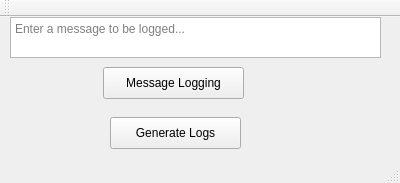
<?xml version="1.0" encoding="UTF-8"?>
<ui version="4.0">
 <class>MainWindow</class>
 <widget class="QMainWindow" name="MainWindow">
  <property name="geometry">
   <rect>
    <x>0</x>
    <y>0</y>
    <width>400</width>
    <height>183</height>
   </rect>
  </property>
  <property name="windowTitle">
   <string>MainWindow</string>
  </property>
  <widget class="QWidget" name="centralWidget">
   <widget class="QPushButton" name="pushButton">
    <property name="geometry">
     <rect>
      <x>103</x>
      <y>50</y>
      <width>141</width>
      <height>32</height>
     </rect>
    </property>
    <property name="text">
     <string>Message Logging</string>
    </property>
   </widget>
   <widget class="QTextEdit" name="textLogMessage">
    <property name="geometry">
     <rect>
      <x>10</x>
      <y>0</y>
      <width>371</width>
      <height>41</height>
     </rect>
    </property>
    <property name="placeholderText">
     <string>Enter a message to be logged...</string>
    </property>
   </widget>
   <widget class="QPushButton" name="pushButton_2">
    <property name="geometry">
     <rect>
      <x>110</x>
      <y>100</y>
      <width>131</width>
      <height>32</height>
     </rect>
    </property>
    <property name="text">
     <string>Generate Logs</string>
    </property>
   </widget>
  </widget>
  <widget class="QToolBar" name="mainToolBar">
   <attribute name="toolBarArea">
    <enum>TopToolBarArea</enum>
   </attribute>
   <attribute name="toolBarBreak">
    <bool>false</bool>
   </attribute>
  </widget>
  <widget class="QStatusBar" name="statusBar"/>
 </widget>
 <layoutdefault spacing="6" margin="11"/>
 <resources/>
 <connections/>
</ui>
